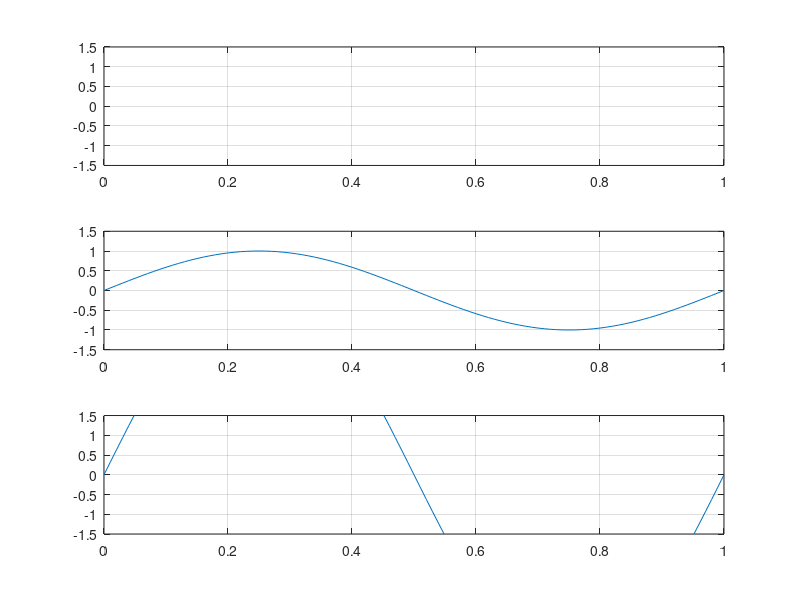

The MATLAB source for this figure:
clc
clear all
close all
b = input('Enter the Bit stream: ');
n = length(b);
t = 0:0.01:n;
x = 1:1:(n+1)*100;
for i = 1:n
 for j = i:0.1:i+1
 bw(x(i*100:(i+1)*100)) = b(i);
 end
end
bw = bw(100:end);
sint = sin(2*pi*t);
st = bw.*sint;
subplot(3,1,1);
plot(t,bw);
grid on;
axis([0 n-2+2 -1.5 1.5]);
subplot(3,1,2);
plot(t,sint);
grid on;
axis([0 n-2+2 -1.5 1.5]);
subplot(3,1,3);
plot(t,st);
grid on;
axis([0 n-2+2 -1.5 1.5]);
